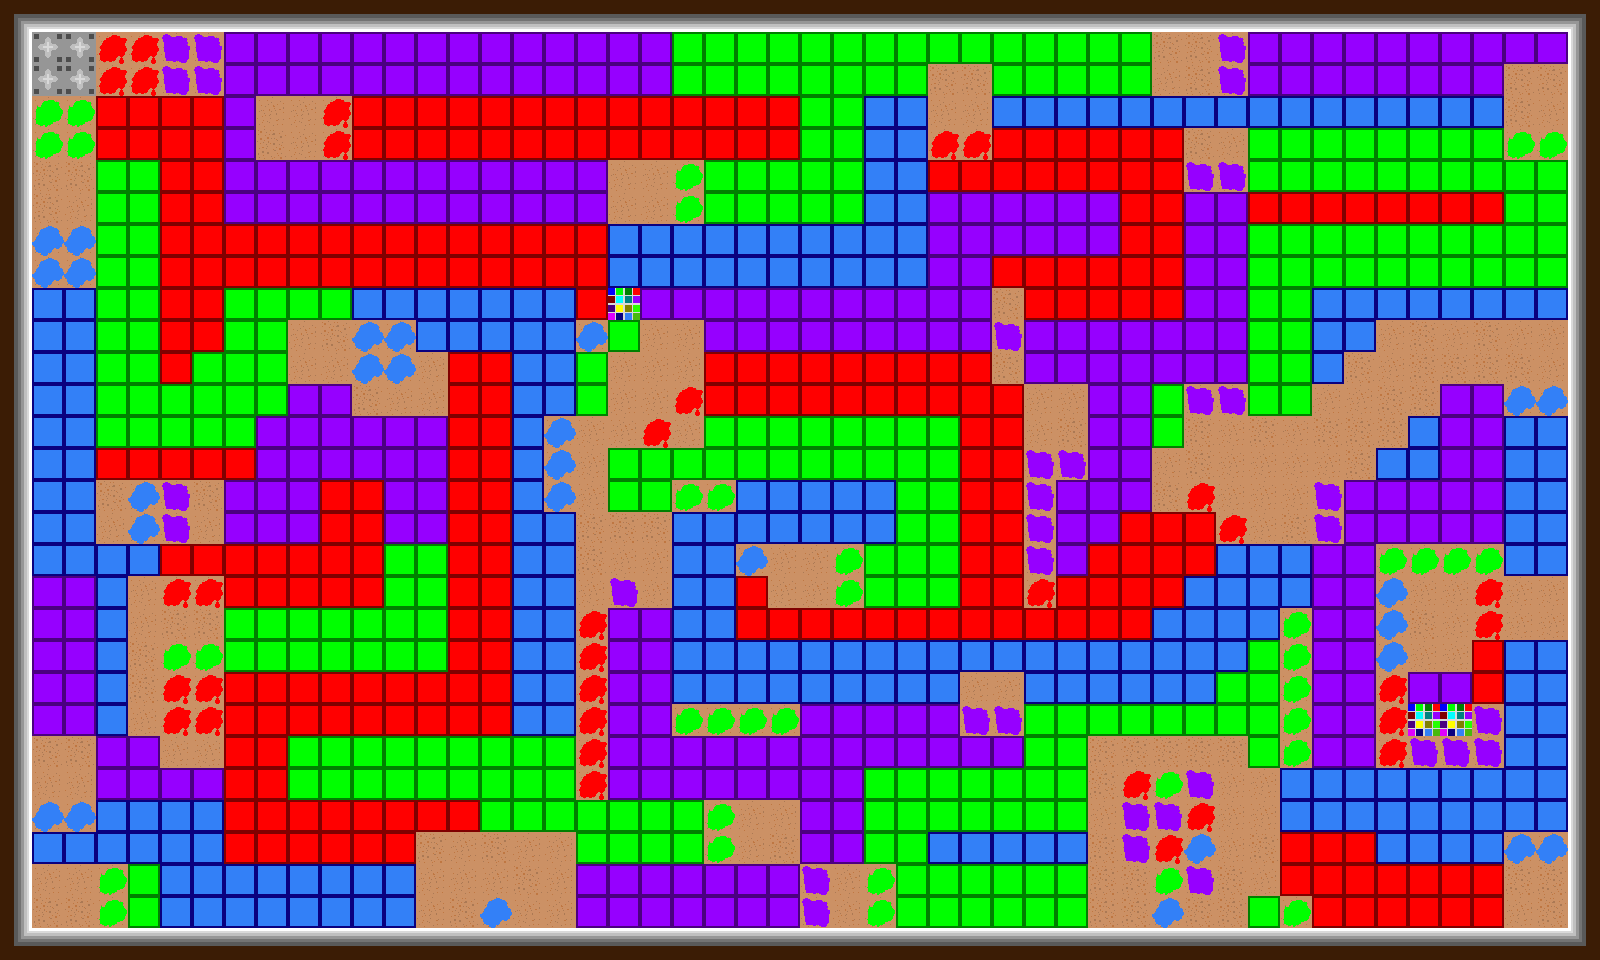

A level layout from a 2D game, rendered from its tile map. Below: a short description, then the map file with tile-grid data replaced by summaries:
An orthogonal 50x30 tile map with 32x32 px tiles, 11 tile layers (Floor, Collisions, RedTiles, RedPuddle, ...), 9 tilesets.

<map version="1.5" tiledversion="1.7.2" orientation="orthogonal" renderorder="right-down" width="50" height="30" tilewidth="32" tileheight="32" infinite="0" nextlayerid="16" nextobjectid="33">
 <tileset firstgid="1" name="Tiles" tilewidth="64" tileheight="64" tilecount="1196" columns="46">
  <image source="../tiles.png" width="2944" height="1664" />
 </tileset>
 <tileset firstgid="1197" name="TilesTryTwo" tilewidth="128" tileheight="128" tilecount="299" columns="23">
  <image source="../tiles.png" width="2944" height="1664" />
  <tile id="135" probability="0.25" />
  <tile id="136" probability="0.25" />
  <tile id="137" probability="0.25" />
  <wangsets>
   <wangset name="d" type="corner" tile="-1">
    <wangcolor name="dirt" color="#ff0000" tile="-1" probability="1" />
    <wangcolor name="grass" color="#00ff00" tile="-1" probability="1" />
    <wangcolor name="sand" color="#0000ff" tile="-1" probability="1" />
    <wangcolor name="rock" color="#ff7700" tile="-1" probability="1" />
    <wangtile tileid="0" wangid="0,1,0,2,0,1,0,1" />
    <wangtile tileid="1" wangid="0,1,0,2,0,2,0,1" />
    <wangtile tileid="2" wangid="0,1,0,1,0,2,0,1" />
    <wangtile tileid="3" wangid="0,2,0,1,0,2,0,2" />
    <wangtile tileid="4" wangid="0,2,0,2,0,1,0,2" />
    <wangtile tileid="5" wangid="0,1,0,3,0,1,0,1" />
    <wangtile tileid="6" wangid="0,1,0,3,0,3,0,1" />
    <wangtile tileid="7" wangid="0,1,0,1,0,3,0,1" />
    <wangtile tileid="8" wangid="0,3,0,1,0,3,0,3" />
    <wangtile tileid="9" wangid="0,3,0,3,0,1,0,3" />
    <wangtile tileid="10" wangid="0,1,0,4,0,1,0,1" />
    <wangtile tileid="11" wangid="0,1,0,4,0,4,0,1" />
    <wangtile tileid="12" wangid="0,1,0,1,0,4,0,1" />
    <wangtile tileid="13" wangid="0,4,0,1,0,4,0,4" />
    <wangtile tileid="14" wangid="0,4,0,4,0,1,0,4" />
    <wangtile tileid="23" wangid="0,2,0,2,0,1,0,1" />
    <wangtile tileid="24" wangid="0,2,0,2,0,2,0,2" />
    <wangtile tileid="25" wangid="0,1,0,1,0,2,0,2" />
    <wangtile tileid="26" wangid="0,1,0,2,0,2,0,2" />
    <wangtile tileid="27" wangid="0,2,0,2,0,2,0,1" />
    <wangtile tileid="28" wangid="0,3,0,3,0,1,0,1" />
    <wangtile tileid="29" wangid="0,3,0,3,0,3,0,3" />
    <wangtile tileid="30" wangid="0,1,0,1,0,3,0,3" />
    <wangtile tileid="31" wangid="0,1,0,3,0,3,0,3" />
    <wangtile tileid="32" wangid="0,3,0,3,0,3,0,1" />
    <wangtile tileid="33" wangid="0,4,0,4,0,1,0,1" />
    <wangtile tileid="34" wangid="0,4,0,4,0,4,0,4" />
    <wangtile tileid="35" wangid="0,1,0,1,0,4,0,4" />
    <wangtile tileid="36" wangid="0,1,0,4,0,4,0,4" />
    <wangtile tileid="37" wangid="0,4,0,4,0,4,0,1" />
    <wangtile tileid="46" wangid="0,2,0,1,0,1,0,1" />
    <wangtile tileid="47" wangid="0,2,0,1,0,1,0,2" />
    <wangtile tileid="48" wangid="0,1,0,1,0,1,0,2" />
    <wangtile tileid="51" wangid="0,3,0,1,0,1,0,1" />
    <wangtile tileid="52" wangid="0,3,0,1,0,1,0,3" />
    <wangtile tileid="53" wangid="0,1,0,1,0,1,0,3" />
    <wangtile tileid="56" wangid="0,4,0,1,0,1,0,1" />
    <wangtile tileid="57" wangid="0,4,0,1,0,1,0,4" />
    <wangtile tileid="58" wangid="0,1,0,1,0,1,0,4" />
    <wangtile tileid="60" wangid="0,1,0,1,0,1,0,1" />
    <wangtile tileid="69" wangid="0,2,0,1,0,2,0,2" />
    <wangtile tileid="70" wangid="0,2,0,1,0,1,0,2" />
    <wangtile tileid="71" wangid="0,2,0,2,0,1,0,2" />
    <wangtile tileid="72" wangid="0,1,0,2,0,1,0,1" />
    <wangtile tileid="73" wangid="0,1,0,1,0,2,0,1" />
    <wangtile tileid="74" wangid="0,2,0,0,0,2,0,2" />
    <wangtile tileid="75" wangid="0,2,0,0,0,0,0,2" />
    <wangtile tileid="76" wangid="0,2,0,2,0,0,0,2" />
    <wangtile tileid="77" wangid="0,3,0,2,0,3,0,3" />
    <wangtile tileid="78" wangid="0,3,0,3,0,2,0,3" />
    <wangtile tileid="79" wangid="0,2,0,0,0,2,0,2" />
    <wangtile tileid="80" wangid="0,2,0,0,0,0,0,2" />
    <wangtile tileid="81" wangid="0,2,0,2,0,0,0,2" />
    <wangtile tileid="82" wangid="0,4,0,2,0,4,0,4" />
    <wangtile tileid="83" wangid="0,4,0,4,0,2,0,4" />
    <wangtile tileid="92" wangid="0,1,0,1,0,2,0,2" />
    <wangtile tileid="93" wangid="0,1,0,1,0,1,0,1" />
    <wangtile tileid="94" wangid="0,2,0,2,0,1,0,1" />
    <wangtile tileid="95" wangid="0,2,0,1,0,1,0,1" />
    <wangtile tileid="96" wangid="0,1,0,1,0,1,0,2" />
    <wangtile tileid="97" wangid="0,0,0,0,0,2,0,2" />
    <wangtile tileid="99" wangid="0,2,0,2,0,0,0,0" />
    <wangtile tileid="100" wangid="0,2,0,3,0,3,0,3" />
    <wangtile tileid="101" wangid="0,3,0,3,0,3,0,2" />
    <wangtile tileid="102" wangid="0,0,0,0,0,2,0,2" />
    <wangtile tileid="104" wangid="0,2,0,2,0,0,0,0" />
    <wangtile tileid="105" wangid="0,2,0,4,0,4,0,4" />
    <wangtile tileid="106" wangid="0,4,0,4,0,4,0,2" />
    <wangtile tileid="115" wangid="0,1,0,2,0,2,0,2" />
    <wangtile tileid="116" wangid="0,1,0,2,0,2,0,1" />
    <wangtile tileid="117" wangid="0,2,0,2,0,2,0,1" />
    <wangtile tileid="119" wangid="0,2,0,2,0,2,0,2" />
    <wangtile tileid="120" wangid="0,0,0,2,0,2,0,2" />
    <wangtile tileid="121" wangid="0,0,0,2,0,2,0,0" />
    <wangtile tileid="122" wangid="0,2,0,2,0,2,0,0" />
    <wangtile tileid="124" wangid="0,2,0,2,0,2,0,2" />
    <wangtile tileid="125" wangid="0,0,0,2,0,2,0,2" />
    <wangtile tileid="126" wangid="0,0,0,2,0,2,0,0" />
    <wangtile tileid="127" wangid="0,2,0,2,0,2,0,0" />
    <wangtile tileid="129" wangid="0,2,0,2,0,2,0,2" />
    <wangtile tileid="138" wangid="0,3,0,2,0,3,0,3" />
    <wangtile tileid="139" wangid="0,3,0,2,0,2,0,3" />
    <wangtile tileid="140" wangid="0,3,0,3,0,2,0,3" />
    <wangtile tileid="141" wangid="0,2,0,3,0,2,0,2" />
    <wangtile tileid="142" wangid="0,2,0,2,0,3,0,2" />
    <wangtile tileid="143" wangid="0,3,0,1,0,3,0,3" />
    <wangtile tileid="144" wangid="0,3,0,1,0,1,0,3" />
    <wangtile tileid="145" wangid="0,3,0,3,0,1,0,3" />
    <wangtile tileid="146" wangid="0,1,0,0,0,1,0,1" />
    <wangtile tileid="147" wangid="0,1,0,1,0,0,0,1" />
    <wangtile tileid="148" wangid="0,3,0,4,0,3,0,3" />
    <wangtile tileid="149" wangid="0,3,0,4,0,4,0,3" />
    <wangtile tileid="150" wangid="0,3,0,3,0,4,0,3" />
    <wangtile tileid="151" wangid="0,4,0,3,0,4,0,4" />
    <wangtile tileid="152" wangid="0,4,0,4,0,3,0,4" />
    <wangtile tileid="161" wangid="0,2,0,2,0,3,0,3" />
    <wangtile tileid="162" wangid="0,2,0,2,0,2,0,2" />
    <wangtile tileid="163" wangid="0,3,0,3,0,2,0,2" />
    <wangtile tileid="164" wangid="0,3,0,2,0,2,0,2" />
    <wangtile tileid="165" wangid="0,2,0,2,0,2,0,3" />
    <wangtile tileid="166" wangid="0,1,0,1,0,3,0,3" />
    <wangtile tileid="167" wangid="0,1,0,1,0,1,0,1" />
    <wangtile tileid="168" wangid="0,3,0,3,0,1,0,1" />
    <wangtile tileid="169" wangid="0,0,0,1,0,1,0,1" />
    <wangtile tileid="170" wangid="0,1,0,1,0,1,0,0" />
    <wangtile tileid="171" wangid="0,4,0,4,0,3,0,3" />
    <wangtile tileid="172" wangid="0,4,0,4,0,4,0,4" />
    <wangtile tileid="173" wangid="0,3,0,3,0,4,0,4" />
    <wangtile tileid="174" wangid="0,3,0,4,0,4,0,4" />
    <wangtile tileid="175" wangid="0,4,0,4,0,4,0,3" />
    <wangtile tileid="184" wangid="0,2,0,3,0,3,0,3" />
    <wangtile tileid="185" wangid="0,2,0,3,0,3,0,2" />
    <wangtile tileid="186" wangid="0,3,0,3,0,3,0,2" />
    <wangtile tileid="188" wangid="0,3,0,3,0,3,0,3" />
    <wangtile tileid="189" wangid="0,1,0,3,0,3,0,3" />
    <wangtile tileid="190" wangid="0,1,0,3,0,3,0,1" />
    <wangtile tileid="191" wangid="0,3,0,3,0,3,0,1" />
    <wangtile tileid="193" wangid="0,3,0,3,0,3,0,3" />
    <wangtile tileid="194" wangid="0,4,0,3,0,3,0,3" />
    <wangtile tileid="195" wangid="0,4,0,3,0,3,0,4" />
    <wangtile tileid="196" wangid="0,3,0,3,0,3,0,4" />
    <wangtile tileid="198" wangid="0,3,0,3,0,3,0,3" />
    <wangtile tileid="207" wangid="0,4,0,2,0,4,0,4" />
    <wangtile tileid="208" wangid="0,4,0,2,0,2,0,4" />
    <wangtile tileid="209" wangid="0,4,0,4,0,2,0,4" />
    <wangtile tileid="210" wangid="0,2,0,4,0,2,0,2" />
    <wangtile tileid="211" wangid="0,2,0,2,0,4,0,2" />
    <wangtile tileid="212" wangid="0,4,0,1,0,4,0,4" />
    <wangtile tileid="213" wangid="0,4,0,1,0,1,0,4" />
    <wangtile tileid="214" wangid="0,4,0,4,0,1,0,4" />
    <wangtile tileid="215" wangid="0,1,0,4,0,1,0,1" />
    <wangtile tileid="216" wangid="0,1,0,1,0,4,0,1" />
    <wangtile tileid="217" wangid="0,4,0,3,0,4,0,4" />
    <wangtile tileid="218" wangid="0,4,0,3,0,3,0,4" />
    <wangtile tileid="219" wangid="0,4,0,4,0,3,0,4" />
    <wangtile tileid="220" wangid="0,3,0,4,0,3,0,3" />
    <wangtile tileid="221" wangid="0,3,0,3,0,4,0,3" />
    <wangtile tileid="230" wangid="0,2,0,2,0,4,0,4" />
    <wangtile tileid="231" wangid="0,2,0,2,0,2,0,2" />
    <wangtile tileid="232" wangid="0,4,0,4,0,2,0,2" />
    <wangtile tileid="233" wangid="0,4,0,2,0,2,0,2" />
    <wangtile tileid="234" wangid="0,2,0,2,0,2,0,4" />
    <wangtile tileid="235" wangid="0,1,0,1,0,4,0,4" />
    <wangtile tileid="236" wangid="0,1,0,1,0,1,0,1" />
    <wangtile tileid="237" wangid="0,4,0,4,0,1,0,1" />
    <wangtile tileid="238" wangid="0,4,0,1,0,1,0,1" />
    <wangtile tileid="239" wangid="0,1,0,1,0,1,0,4" />
    <wangtile tileid="240" wangid="0,3,0,3,0,4,0,4" />
    <wangtile tileid="241" wangid="0,3,0,3,0,3,0,3" />
    <wangtile tileid="242" wangid="0,4,0,4,0,3,0,3" />
    <wangtile tileid="243" wangid="0,4,0,3,0,3,0,3" />
    <wangtile tileid="244" wangid="0,3,0,3,0,3,0,4" />
    <wangtile tileid="253" wangid="0,2,0,4,0,4,0,4" />
    <wangtile tileid="254" wangid="0,2,0,4,0,4,0,2" />
    <wangtile tileid="255" wangid="0,4,0,4,0,4,0,2" />
    <wangtile tileid="257" wangid="0,4,0,4,0,4,0,4" />
    <wangtile tileid="258" wangid="0,1,0,4,0,4,0,4" />
    <wangtile tileid="259" wangid="0,1,0,4,0,4,0,1" />
    <wangtile tileid="260" wangid="0,4,0,4,0,4,0,1" />
    <wangtile tileid="262" wangid="0,4,0,4,0,4,0,4" />
    <wangtile tileid="263" wangid="0,3,0,4,0,4,0,4" />
    <wangtile tileid="264" wangid="0,3,0,4,0,4,0,3" />
    <wangtile tileid="265" wangid="0,4,0,4,0,4,0,3" />
    <wangtile tileid="267" wangid="0,4,0,4,0,4,0,4" />
   </wangset>
   <wangset name="test" type="mixed" tile="-1">
    <wangcolor name="" color="#ff0000" tile="-1" probability="1" />
    <wangcolor name="" color="#00ff00" tile="-1" probability="1" />
   </wangset>
  </wangsets>
 </tileset>
 <tileset firstgid="1496" source="Objects.tsx" />
 <tileset firstgid="1504" source="terrain_edges.tsx" />
 <tileset firstgid="1524" source="Tile_corner.tsx" />
 <tileset firstgid="1588" source="TinyTiles.tsx" />
 <tileset firstgid="2612" source="../Tilesets/collor changers (1).tsx" />
 <tileset firstgid="2624" source="Tileset1.0.tsx" />
 <tileset firstgid="2660" source="collor changers (2).tsx" />
 <layer id="5" name="Floor" width="50" height="30">
  <data>[1500 cells, 1500 non-empty, 15 distinct tile ids]</data>
 </layer>
 <layer id="6" name="Collisions" width="50" height="30">
  <data>[1500 cells, 156 non-empty, 8 distinct tile ids]</data>
 </layer>
 <layer id="11" name="RedTiles" width="50" height="30">
  <data>[1500 cells, 262 non-empty, 1 distinct tile ids]</data>
 </layer>
 <layer id="13" name="RedPuddle" width="50" height="30">
  <data>[1500 cells, 33 non-empty, 1 distinct tile ids]</data>
 </layer>
 <layer id="12" name="PurpleTiles" width="50" height="30">
  <data>[1500 cells, 264 non-empty, 1 distinct tile ids]</data>
 </layer>
 <layer id="14" name="PurplePuddle" width="50" height="30">
  <data>[1500 cells, 34 non-empty, 1 distinct tile ids]</data>
 </layer>
 <layer id="9" name="GreenTiles" width="50" height="30">
  <data>[1500 cells, 252 non-empty, 1 distinct tile ids]</data>
 </layer>
 <layer id="10" name="GreenPuddle" width="50" height="30">
  <data>[1500 cells, 36 non-empty, 1 distinct tile ids]</data>
 </layer>
 <layer id="7" name="BlueTiles" width="50" height="30">
  <data>[1500 cells, 249 non-empty, 1 distinct tile ids]</data>
 </layer>
 <layer id="8" name="BluePuddle" width="50" height="30">
  <data>[1500 cells, 27 non-empty, 1 distinct tile ids]</data>
 </layer>
 <layer id="15" name="WinTiles" width="50" height="30">
  <data>[1500 cells, 1 non-empty, 1 distinct tile ids]</data>
 </layer>
 <objectgroup id="3" name="Object Layer 1" />
</map>
